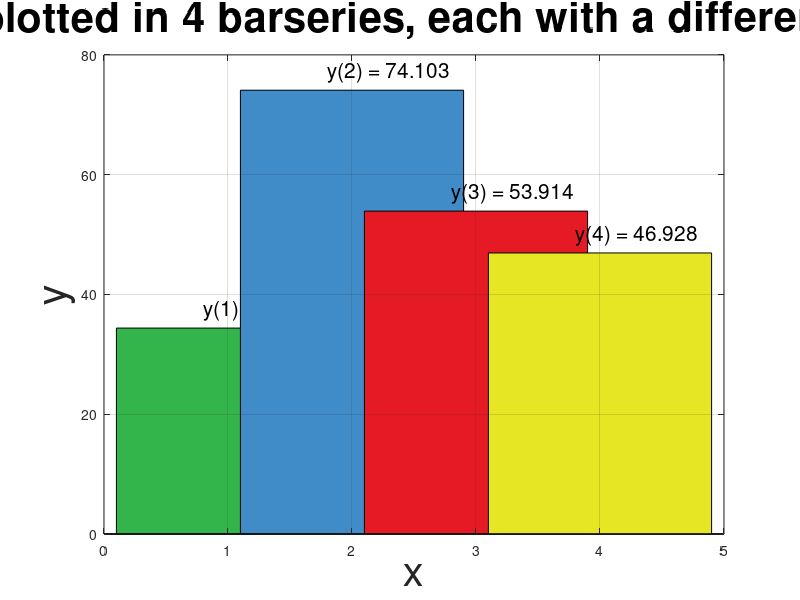

Recreate this plot in MATLAB.
% Demo macro plot 4 bars and give a different color to each one.
% Also plots the value of the bar above the bar.
clc;    % Clear the command window.
close all;  % Close all figures (except those of imtool.)
clear;  % Erase all existing variables.
workspace;  % Make sure the workspace panel is showing.
fontSize = 30;
format compact

% Ask user for the number of bars.
defaultValue = 4;
titleBar = 'Enter an integer value';
userPrompt = 'Enter the number of bars';
caUserInput = inputdlg(userPrompt, titleBar, 1, {num2str(defaultValue)});
if isempty(caUserInput),return,end; % Bail out if they clicked Cancel.
integerValue = round(str2double(cell2mat(caUserInput)));
% Check for a valid integer.
if isnan(integerValue)
    % They didn't enter a number.  
    % They clicked Cancel, or entered a character, symbols, or something else not allowed.
    integerValue = defaultValue;
    message = sprintf('I said it had to be an integer.\nI will use %d and continue.', integerValue);
    uiwait(warndlg(message));
end

% Define sample data in the range 20-80.
x = 1 : integerValue;
y = 20 + 80 * rand(integerValue)
numberOfBars = length(y);

button = menu('Use which colormap?', 'Custom', 'Random', 'Jet', 'Hot', 'Lines');
if button == 1
	% Make up a custom colormap specifying the color for each bar series.
	barColorMap(1,:) = [.2 .71 .3];	% Green Color for segment 1.
	barColorMap(2,:) = [.25 .55 .79];	% Blue Color for segment 2.
	barColorMap(3,:) = [.9 .1 .14];	% Red Color for segment 3.
	barColorMap(4,:) = [.9 .9 .14];	% Yellow Color for segment 4.
	% I have not defined any more than 4 colors in this demo.
	% For any number of bars beyond 4, just make up random colors.
	if numberOfBars > 4
		barColorMap(5:numberOfBars, 1:3) = rand(numberOfBars-4, 3);
	end
elseif button == 2
	% Example of using colormap with random colors
	barColorMap = rand(numberOfBars, 3); 
elseif button == 3
	% Example of using pre-defined jet colormap
	barColorMap = jet(numberOfBars); 
elseif button == 4
	% Example of using pre-defined Hot colormap
	barColorMap = hot(numberOfBars); 
else
	% Example of using pre-defined lines colormap
	barColorMap = lines(numberOfBars); 
end

% Plot each number one at a time, calling bar() for each y value.
for b = 1 : numberOfBars
	% Plot one single bar as a separate bar series.
	handleToThisBarSeries(b) = bar(x(b), y(b), 'BarWidth', 0.9);
	% Apply the color to this bar series.
	set(handleToThisBarSeries(b),'FaceColor', barColorMap(b,:));
	% Place text atop the bar
	barTopper = sprintf('y(%d) = %.3f', x(b), y(b));
	text(x(b)-0.2, y(b)+3, barTopper, 'FontSize', 15);
	hold on;
end

% Fancy up the graph.
grid on;
caption = sprintf('Data plotted in %d barseries, each with a different color', length(y));
title(caption, 'FontSize', fontSize);
xlabel('x', 'FontSize', fontSize);
ylabel('y', 'FontSize', fontSize);
% Restore the x tick marks.
set(gca, 'XTickMode', 'Auto');
% set(gca, 'XTickLabels', xTickLabels);
% Enlarge figure to full screen.
set(gcf, 'units','normalized','outerposition',[0 0 1 1]);
% Give a name to the title bar.
set(gcf,'name','Demo by ImageAnalyst','numbertitle','off');
